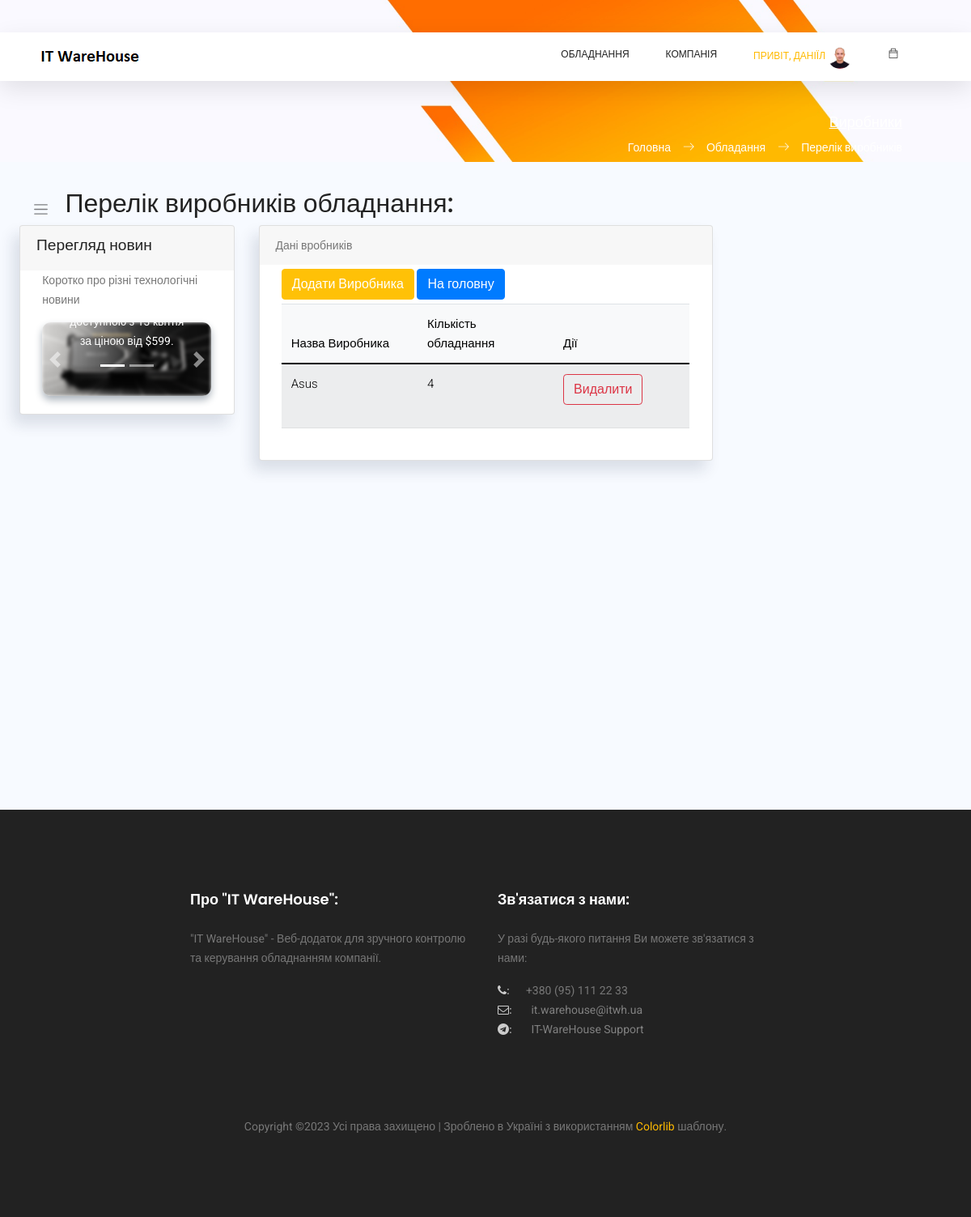
The app's page /assets/vendors (signed in), older data.
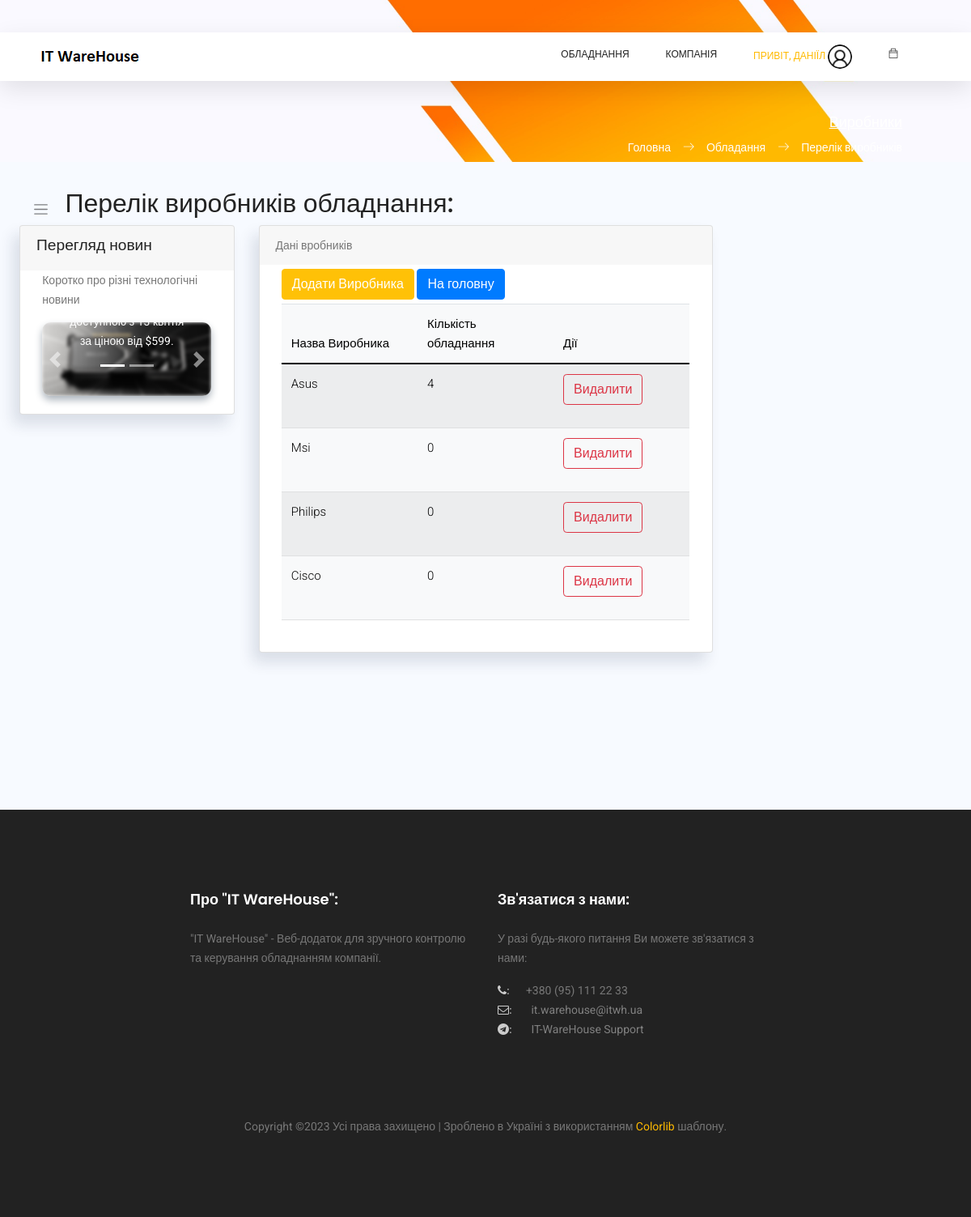
The same page, newer data.
### users/models.py (models this page shows, shortened)
class NewUser(AbstractBaseUser, PermissionsMixin):
    email = models.EmailField(_('email address'), unique=True)
    user_name = models.CharField(max_length=150, unique=True)
    start_date = models.DateTimeField(default=timezone.now)
    is_staff = models.BooleanField(default=False)
    is_active = models.BooleanField(default=False)
    is_employee = models.BooleanField(default=False)
    objects = CustomAccountManager()
    USERNAME_FIELD = 'email'
    REQUIRED_FIELDS = ['user_name']

### employees/models.py (models this page shows, shortened)
class Employees(models.Model):
    first_name = models.CharField(max_length=50, default='', verbose_name="Ім'я *")
    last_name = models.CharField(max_length=50, default='', verbose_name='Прізвище *')
    email = models.EmailField(max_length=75, unique=True, null=True, verbose_name='Електрона пошта *')
    eid = models.CharField(max_length=8, unique=True, null=True, verbose_name='Внутрішній номер *')
    department = models.ForeignKey(Departments, null=True, on_delete=models.SET_NULL, verbose_name='Назва відділу *')
    title = models.CharField(max_length=50, null=True, default='', verbose_name='Посада *')
    user_id = models.ForeignKey(NewUser, null=True, on_delete=models.SET_NULL, verbose_name='ID Користувача *')
    location = models.ForeignKey(Cities, null=True, on_delete=models.SET_NULL, blank=True, verbose_name='Назва міста')
    mobilephone = models.CharField(max_length=20, null=True, default='', blank=True, verbose_name='Мобільний телефон')
    status = models.ForeignKey(UserStatus, null=True, on_delete=models.SET_NULL, blank=True,
                               verbose_name='Форма роботи')
    photo = models.FileField(upload_to='photos/', null=True, default='photos/default_user.jpg', blank=True,
                             verbose_name='Фото')
    comments = models.TextField(max_length=300, null=True, default='', blank=True, verbose_name='Коментарі')

### assets/models.py (models this page shows, shortened)
class Vendors(models.Model):
    vendor = models.CharField(max_length=100, unique=True, default='', verbose_name='Виробник обладнання')
    url = models.URLField(max_length=200, null=True, default='', blank=True, verbose_name='Сайт виробника (URL)')
    vendor_logo = models.FileField(upload_to='vendors/', null=True, blank=True, default='dev_vendor.jpg',
                            verbose_name='Логотип')

### assets/views.py (the view)
# urls.py: path('vendors', vendors, name='vendors-list'),
@login_required
def vendors(request):
    context = {
        'page_title': 'Виробники',
        'app_name': 'Обладання',
        'page_name': 'Перелік виробників'
    }
    user_admin = 0
    if request.user.groups.filter(name='Admins').exists():
        user_admin = 1
    if Employees.objects.filter(user_id=request.user.id).exists():
        employee_data = Employees.objects.get(user_id=request.user.id)
    else:
        employee_data = ''
    vend_list = []
    all_vendors = Vendors.objects.all()
    for ven_data in all_vendors:
        try:
            devices = Devices.objects.filter(device_vendor=ven_data)
        except Devices.DoesNotExist:
            dev_count = 0
        else:
            dev_count = devices.count()
        our_ven_data = (ven_data, dev_count)
        vend_list.append(our_ven_data)
    context['user_admin'] = user_admin
    context['employee_data'] = employee_data
    context['vend_list'] = vend_list
    return render(request, 'assets/vendors.html', context=context)

### templates/assets/vendors.html (shortened to what this page needs)
{% extends '_layouts/base.html' %}
{% load static %}
{% block content %}
<div id="main" style="margin-left: 0; min-height: 800px;">
    <div class="main-content container-fluid">
        <div class="page-title">
            <nav class="navbar navbar-header navbar-expand navbar-light headli-1">
                <a class="sidebar-toggler" href="#"><span class="navbar-toggler-icon"></span></a>
            </nav>
            <h3 class="headli-1">Перелік виробників обладнання:</h3>
        </div>
        <section class="section">
            <div class="row mb-4">
                <div class="col-md-3">
                    <div class="card" >
                        <div class="card-header" >
                            <h4>Перегляд новин</h4>
                        </div>
                        <div class="card-body" >
                            <div class="row" >
                                <div class="col-md-12" >
                                    <p>Коротко про різні технологічні новини</p>
                                    <div id="carouselExampleCaptions" class="carousel slide" data-ride="carousel" >
                                        <ol class="carousel-indicators">
                                            <li data-bs-target="#carouselExampleCaptions" data-slide-to="0" class="active"></li>
                                            <li data-bs-target="#carouselExampleCaptions" data-slide-to="1"></li>
                                        </ol>
                                        <div class="carousel-inner" >
                                            <div class="carousel-item active" >
                                                <img src="{% static 'static_f_2/images/cpsamples/newsphoto1.jpg' %}" class="d-block w-100 main-img-n" alt="...">
                                                <div class="carousel-caption d-none d-md-block" >
                                                    <p>Відеокарта буде доступною з 13 квітня за ціною від $599.</p>
                                                </div>
                                            </div>
                                        </div>
                                        <a class="carousel-control-prev" href="#carouselExampleCaptions" role="button" data-slide="prev">
                                            <span class="carousel-control-prev-icon" aria-hidden="true"></span>
                                        </a>
                                        <a class="carousel-control-next" href="#carouselExampleCaptions" role="button" data-slide="next">
                                            <span class="carousel-control-next-icon" aria-hidden="true"></span>
                                        </a>
                                    </div>
                                </div>
                            </div>
                        </div>
                    </div>
                </div>
                <div class="col-md-6">
                    <div class="card">
                        <div class="card-header">
                            Дані вробників
                        </div>
                        <div class="card-body">
                            <div class="dataTable-wrapper dataTable-loading no-footer sortable searchable fixed-columns" >
                                <div class="dataTable-top">
                                    <div style="display: block; gap: 10px; margin: 5px 0;">
                                        <a href="/assets/vend_create" class="btn btn-warning my-btn">Додати Виробника</a>
                                        <a href="/main/main_page" class="btn btn-primary my-btn">На головну</a>
                                    </div>
                                </div>
                                <div class="dataTable-container capitalizer" >
                                    {% if vend_list %}
                                    <table class="table table-striped table-light dataTable-table" id="table1"       >
                                        <thead>
                                        <tr>
                                            <th data-sortable="" style="width: 30%;">
                                                <li href="#" class="dataTable-sorter colorizer">Назва Виробника</li>
                                            </th>
                                            <th data-sortable="" style="width: 30%;">
                                                <li href="#" class="dataTable-sorter colorizer">Кількість обладнання</li>
                                            </th>
                                            <th data-sortable="" style="width: 30%;">
                                                <li href="#" class="dataTable-sorter colorizer">Дії</li>
                                            </th>
                                        </tr>
                                        </thead>
                                        <tbody>
                                        {% for ven_info, dev_count in vend_list %}
                                        <tr>
                                            <td class="colorizer" style="font-weight: 300;">{{ ven_info.vendor }}</td>
                                            <td class="colorizer" style="font-weight: 300;">{{ dev_count}}</td>
                                            <td>
                                                <div class="btn-group mb-3" role="group" aria-label="Basic example">
                                                    <a class="btn btn-outline-danger" href="/assets/vendor_delete/{{ ven_info.id }}">Видалити</a>
                                                </div>
                                            </td>
                                        </tr>
                                        {% endfor %}
                                        </tbody>
                                    </table>
                                    {% endif %}
                                </div>
                            </div>
                        </div>
                    </div>
                </div>
            </div>
        </section>
    </div>
</div>
{% endblock content %}

### templates/_layouts/base.html (shortened to what this page needs)
<!DOCTYPE html>
{% load static %}
<html lang="en" class="no-js">
<head>
	<link rel="stylesheet" href="{% static 'static_f_2/css/bootstrap.css' %}">
    <link rel="stylesheet" href="{% static 'static_f_2/vendors/chartjs/Chart.min.css' %}">
    <link rel="stylesheet" href="{% static 'static_f_2/vendors/perfect-scrollbar/perfect-scrollbar.css' %}">
    <link rel="stylesheet" href="{% static 'static_f_2/css/app.css' %}">
    <link rel="stylesheet" href="{% static 'static_f_1/css/linearicons.css' %}">
	<link rel="stylesheet" href="{% static 'static_f_1/css/owl.carousel.css' %}">
	<link rel="stylesheet" href="{% static 'static_f_1/css/themify-icons.css' %}">
	<link rel="stylesheet" href="{% static 'static_f_1/css/font-awesome.min.css' %}">
	<link rel="stylesheet" href="{% static 'static_f_1/css/nice-select.css' %}">
	<link rel="stylesheet" href="{% static 'static_f_1/css/nouislider.min.css' %}">
	<link rel="stylesheet" href="{% static 'static_f_1/css/bootstrap.css' %}">
	<link rel="stylesheet" href="{% static 'static_f_1/css/main.css' %}">
    <link rel="stylesheet" href="{% static 'static_f_1/css/ion.rangeSlider.css' %}" />
	<link rel="stylesheet" href="{% static 'static_f_1/css/ion.rangeSlider.skinFlat.css' %}" />
	<link rel="stylesheet" href="{% static 'static_f_1/css/magnific-popup.css' %}">
</head>
<body>
    {% include '_layouts/header.html' %}
    {% include '_layouts/banner.html' %}
	{% block content %} {% endblock content%}
    {% include '_layouts/footer.html' %}
</body>
</html>

### templates/_layouts/header.html (shortened to what this page needs)
{% load static %}
<header class="header_area sticky-header">
	<div class="main_menu">
			<nav class="navbar navbar-expand-lg navbar-light main_box">
				<div class="container">
					<a class="navbar-brand logo_h" href="/">
						<img src="{% static 'static_f_1/img/logo.png' %}" alt="IT WareHouse Project Logo">
					</a>
					<div class="collapse navbar-collapse offset" id="navbarSupportedContent">
						<ul class="nav navbar-nav menu_nav ml-auto">
							{% if not user.is_authenticated %}
								<li class="nav-item"><a class="nav-link" href="/">Вхід до Системи</a></li>
							{% else %}
								<li class="nav-item submenu dropdown">
									<a href="#" class="nav-link dropdown-toggle" data-toggle="dropdown"
									   role="button" aria-haspopup="true" aria-expanded="false">Обладнання</a>
								</li>
								<li class="nav-item submenu dropdown">
									<a href="#" class="nav-link dropdown-toggle" data-toggle="dropdown" role="button"
									   aria-haspopup="true" aria-expanded="false">Компанія</a>
								</li>
								<li class="nav-item submenu dropdown active">
									<a href="#" class="nav-link dropdown-toggle" data-toggle="dropdown" role="button"
									   aria-haspopup="true" aria-expanded="false">
										<span>Привіт, {{ user.user_name }}</span>
										{% if employee_data.photo %}
										<span><span><img width="30px" height="30px" class="profile-img"
														 src="/media/{{ employee_data.photo }}" alt=""></span>
										</span>
										{% else %}
										<span><span><img width="30px" height="30px" class="profile-img"
													 src="/media/photos/default_user.jpg" alt=""></span>
										</span>
										{% endif %}
										</a>
								</li>
								<li class="nav-item submenu dropdown">
									<a href="#" class="nav-link dropdown-toggle">
										<span class="ti-bag"></span>
									</a>
								</li>
							{% endif %}
						</ul>
					</div>
				</div>
			</nav>
	</div>
</header>

### templates/_layouts/banner.html (shortened to what this page needs)
<section class="banner-area organic-breadcrumb">
	<div class="container" style="height: 70px;">
		<div class="breadcrumb-banner d-flex flex-wrap align-items-center justify-content-end">
			<div class="col-first">
				<h4>{{ page_title }}</h4>
				<nav class="d-flex align-items-center">
					<a href="/">Головна</a>
					{% if app_name != '' %}
						<a href=""><span class="lnr lnr-arrow-right"></span>{{ app_name }}</a>
					{% endif %}
					{% if page_name != '' %}
						<a href=""><span class="lnr lnr-arrow-right"></span>{{ page_name }}</a>
					{% endif %}
				</nav>
			</div>
		</div>
	</div>
</section>

### templates/_layouts/footer.html
<footer class="footer-area section_gap">
	<div class="container">
		<div class="row justify-content-md-center">
			<div class="col-lg-4 col-md-2 col-sm-6">
				<div class="single-footer-widget">
					<h6>Про "IT WareHouse":</h6>
					<p>
						"IT WareHouse" - Веб-додаток для зручного контролю та керування обладнанням компанії.
					</p>
				</div>
			</div>
			<div class="col-lg-4 col-md-2 col-sm-6">
				<div class="single-footer-widget">
					<h6>Зв'язатися з нами:</h6>
					<p>У разі будь-якого питання Ви можете зв'язатися з нами:</p>
					<div class="footer-social d-flex align-items-center">
						<p>
							<i class="fa fa-phone" style="margin-right: 20px;">:</i>+380 (95) 111 22 33<br />
							<a href="/contact_us"
							   style="color: grey;">
								<i class="fa fa-envelope-o" style="margin-right: 20px;">:</i>
								it.warehouse@itwh.ua
							</a><br />
							<a href="https://t.me" style="color: grey;">
								<i class="fa fa-telegram" style="margin-right: 20px;">:</i>
								IT-WareHouse Support
							</a><br />
						</p>
					</div>
				</div>
			</div>
		</div>
		<div class="footer-bottom d-flex justify-content-center align-items-center flex-wrap">
			<p class="footer-text m-0">
                Copyright &copy;2023 Усі права захищено | Зроблено в Україні з використанням <a href="https://colorlib.com" target="_blank">Colorlib</a> шаблону.
            </p>
		</div>
	</div>
</footer>

Row changes from the older to the newer data that the page shows:
changed Employees: photo: picture removed, a placeholder shows
added Vendors: vendor "Msi", dev_count "0"
added Vendors: vendor "Philips", dev_count "0"
added Vendors: vendor "Cisco", dev_count "0"
